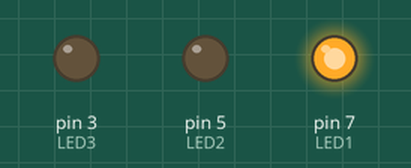
The sketch below on a simulated Arduino Uno, built with avr-gcc and run on an emulated ATmega328P. Parts: output pins drawn as LEDs (lit = HIGH).

Above: at 1.0 s.
At 3.0 s:
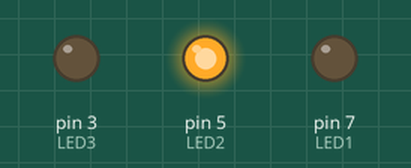
At 5.5 s:
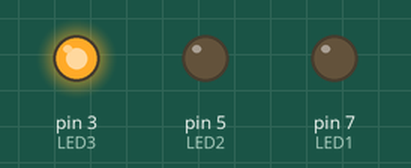
Timing chart, 0 to 9.1 s (numbered marks = the images above):
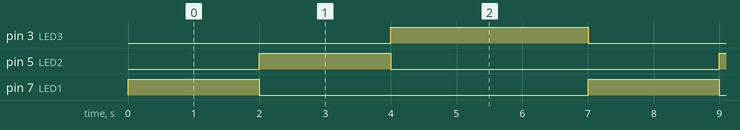

Measured:
- by itself, pin 3 (LED3): alternates HIGH for 3.0 s and LOW for 4.0 s
- by itself, pin 5 (LED2), pin 7 (LED1): alternates HIGH for 2.0 s and LOW for 5.0 s
- by itself, everything shown: repeats every 7.0 s, in 4 steps

The sketch:

feu_tricolore.ino
```cpp
int LED1 = 7, LED2 = 5, LED3 = 3;

void setup() {  // Correction de "steup" → "setup"
  Serial.begin(9600); // Correction de "serial" → "Serial"

  pinMode(LED1, OUTPUT);
  pinMode(LED2, OUTPUT);
  pinMode(LED3, OUTPUT);
}

void loop() {
  digitalWrite(LED1, HIGH);
  delay(2000);
  digitalWrite(LED1, LOW);

  digitalWrite(LED2, HIGH);
  delay(2000);
  digitalWrite(LED2, LOW);

  digitalWrite(LED3, HIGH);
  delay(3000);
  digitalWrite(LED3, LOW);
}
```
